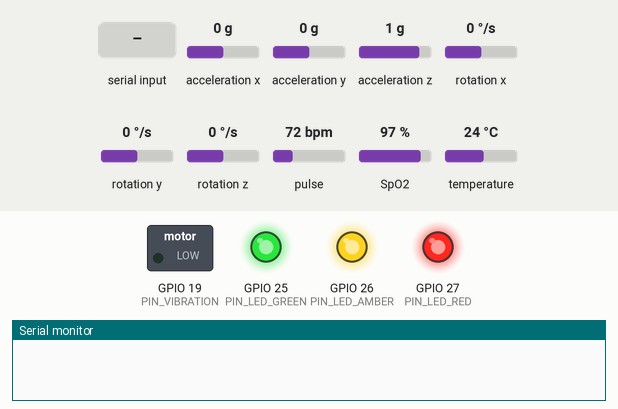
This sketch was run on a simulated ESP32. Parts: switched loads named in the sketch (green lamp = pin HIGH), output pins drawn as LEDs (lit = HIGH), the last lines printed to the serial monitor. Inputs (shaded band) come from the test bench; at power-on: acceleration x 0 g, acceleration y 0 g, acceleration z 1 g, rotation x 0 °/s, rotation y 0 °/s, rotation z 0 °/s, pulse 72 bpm, SpO2 97 %, temperature 24 °C.

Above: at 0.3 s.
At 1.9 s:
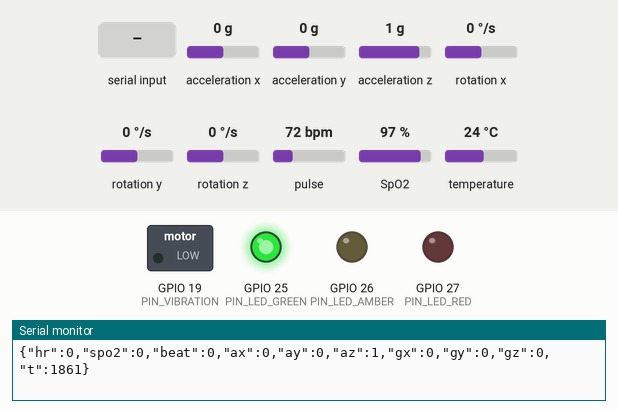
2.0 s: acceleration x set to -0.2 g
5.0 s: "PING\n" received over Serial
At 10.4 s:
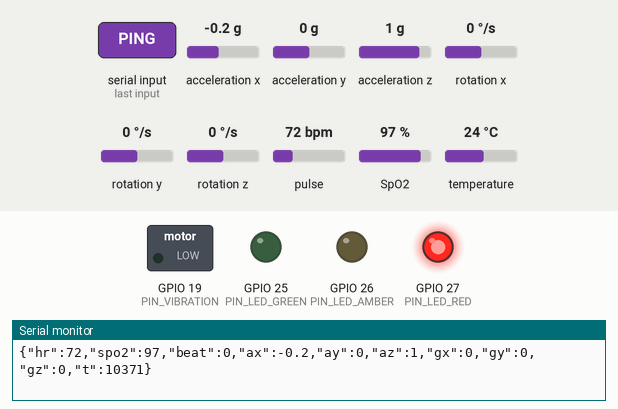
Timing chart, 0 to 11.9 s (numbered marks = the images above; inputs shaded):
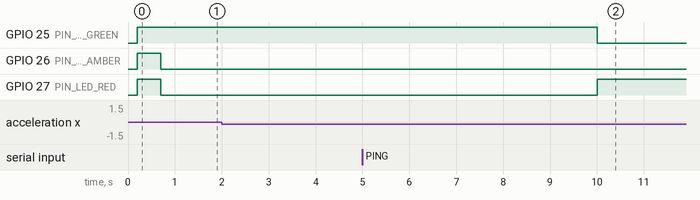

Measured:
- after the input at 5.0 s, GPIO 25 (PIN_LED_GREEN): HIGH → LOW after 5.0 s; GPIO 27 (PIN_LED_RED): LOW → HIGH after 5.0 s

The sketch:

esp32_sensor_node.ino
```cpp
/* ===========================================================================
 * Crane Operator Fatigue Monitor - cabin sensor node
 *
 * Target : ESP32 DevKit v1 (also builds for ESP8266 / Arduino Nano with the
 *          I2C pins changed)
 * Role   : read the MAX30100 pulse oximeter and the MPU6050 IMU, drive the
 *          local LED / buzzer / vibration annunciators, and stream one JSON
 *          line per sample to the edge unit over USB serial.
 *
 * Why a separate microcontroller rather than wiring the sensors straight to
 * the Raspberry Pi: the MAX30100 needs its beat interrupt serviced with tight
 * timing, and a Pi running OpenCV at 15 fps under Linux cannot guarantee that.
 * Putting the sampling on a dedicated MCU keeps the beat detection accurate
 * and leaves the Pi free for the vision pipeline.
 *
 * Wiring (ESP32 DevKit v1)
 *   MAX30100  SDA -> GPIO21    SCL -> GPIO22   VIN -> 3V3   GND -> GND
 *   MPU6050   SDA -> GPIO21    SCL -> GPIO22   VCC -> 3V3   GND -> GND
 *             (both share the I2C bus; addresses 0x57 and 0x68 do not clash)
 *   Buzzer         -> GPIO23   (through a 2N2222 if using a 12 mm piezo)
 *   Vibration motor-> GPIO19   (through a transistor + flyback diode)
 *   LED green      -> GPIO25   (each via a 220R resistor)
 *   LED yellow     -> GPIO26
 *   LED red        -> GPIO27
 *
 * Libraries (Arduino IDE -> Library Manager)
 *   "MAX30100lib"      by OXullo Intersecans
 *   "Adafruit MPU6050" + "Adafruit Unified Sensor"
 *   "ArduinoJson"      by Benoit Blanchon
 *
 * Serial protocol
 *   Up   (this node -> edge unit), one JSON object per line at 20 Hz:
 *     {"hr":72.4,"spo2":97.1,"beat":0,"ax":0.01,"ay":-0.03,"az":0.99,
 *      "gx":0.4,"gy":-1.1,"gz":0.2,"t":128374}
 *   Down (edge unit -> this node), one command per line:
 *     STATE:NORMAL | STATE:WARNING | STATE:CRITICAL | PING
 *
 * The edge unit works fine without this board - edge/sensors.py falls back to
 * simulation - so the vision half of the system can be demonstrated before the
 * hardware is assembled.
 * ===========================================================================
 */

#include <Wire.h>
#include <ArduinoJson.h>
#include "MAX30100_PulseOximeter.h"
#include <Adafruit_MPU6050.h>
#include <Adafruit_Sensor.h>

// ---------------------------------------------------------------- pin map
static const uint8_t PIN_BUZZER    = 23;
static const uint8_t PIN_VIBRATION = 19;
static const uint8_t PIN_LED_GREEN = 25;
static const uint8_t PIN_LED_AMBER = 26;
static const uint8_t PIN_LED_RED   = 27;

// ---------------------------------------------------------------- timing
static const uint32_t SAMPLE_PERIOD_MS = 50;    // 20 Hz telemetry
static const uint32_t LINK_TIMEOUT_MS  = 5000;  // edge unit considered gone

// ESP32 LEDC channel used to drive the piezo buzzer.
static const uint8_t  BUZZER_CHANNEL = 0;
static const uint16_t BUZZER_FREQ_WARN = 2000;
static const uint16_t BUZZER_FREQ_CRIT = 3200;

// ---------------------------------------------------------------- state
enum AlertState { STATE_NORMAL, STATE_WARNING, STATE_CRITICAL };

PulseOximeter pox;
Adafruit_MPU6050 mpu;

bool     mpuReady      = false;
bool     poxReady      = false;
bool     beatFlag      = false;      // set by the ISR-style callback
uint32_t lastSample    = 0;
uint32_t lastCommand   = 0;
uint32_t patternClock  = 0;
bool     patternOn     = false;
AlertState alertState  = STATE_NORMAL;

/* Called by the MAX30100 library on every detected beat. Keep it trivial -
 * the heavy lifting (RR intervals, HRV) happens on the edge unit, which has
 * floating point to spare. */
void onBeatDetected() {
  beatFlag = true;
}

// ------------------------------------------------------------- annunciators

void setLeds(bool green, bool amber, bool red) {
  digitalWrite(PIN_LED_GREEN, green);
  digitalWrite(PIN_LED_AMBER, amber);
  digitalWrite(PIN_LED_RED,   red);
}

void buzzerOn(uint16_t frequency, uint8_t dutyPercent) {
  ledcWriteTone(BUZZER_CHANNEL, frequency);
  ledcWrite(BUZZER_CHANNEL, map(dutyPercent, 0, 100, 0, 255));
}

void buzzerOff() {
  ledcWrite(BUZZER_CHANNEL, 0);
}

void applyAlertState() {
  switch (alertState) {
    case STATE_NORMAL:
      setLeds(true, false, false);
      buzzerOff();
      digitalWrite(PIN_VIBRATION, LOW);
      break;
    case STATE_WARNING:
      setLeds(false, true, false);
      digitalWrite(PIN_VIBRATION, LOW);
      break;
    case STATE_CRITICAL:
      setLeds(false, false, true);
      break;
  }
}

/* Non-blocking beep patterns. delay() must never be used here: it would stall
 * pox.update(), and the MAX30100 loses beat detection if it is not polled
 * continuously. */
void serviceAlertPattern(uint32_t now) {
  uint32_t onMs, offMs;
  switch (alertState) {
    case STATE_WARNING:  onMs = 180; offMs = 1200; break;
    case STATE_CRITICAL: onMs = 400; offMs = 200;  break;
    default:
      buzzerOff();
      return;
  }

  uint32_t interval = patternOn ? onMs : offMs;
  if (now - patternClock < interval) return;
  patternClock = now;
  patternOn = !patternOn;

  if (patternOn) {
    buzzerOn(alertState == STATE_CRITICAL ? BUZZER_FREQ_CRIT : BUZZER_FREQ_WARN,
             alertState == STATE_CRITICAL ? 50 : 22);
    if (alertState == STATE_CRITICAL) digitalWrite(PIN_VIBRATION, HIGH);
  } else {
    buzzerOff();
    digitalWrite(PIN_VIBRATION, LOW);
  }
}

// ---------------------------------------------------------------- downlink

void readCommands(uint32_t now) {
  while (Serial.available()) {
    String line = Serial.readStringUntil('\n');
    line.trim();
    if (line.length() == 0) continue;
    lastCommand = now;

    if (line == "PING") {
      Serial.println("{\"pong\":1}");
    } else if (line.startsWith("STATE:")) {
      String value = line.substring(6);
      if      (value == "NORMAL")   alertState = STATE_NORMAL;
      else if (value == "WARNING")  alertState = STATE_WARNING;
      else if (value == "CRITICAL") alertState = STATE_CRITICAL;
      patternClock = now;
      patternOn = false;
      applyAlertState();
    }
  }

  /* Fail safe: if the edge unit stops talking to us, the operator has no
   * monitoring at all. Hold the red LED so the loss is visible in the cabin
   * rather than failing silently to green. */
  if (lastCommand != 0 && (now - lastCommand) > LINK_TIMEOUT_MS
      && alertState == STATE_NORMAL) {
    setLeds(false, false, true);
  }
}

// ------------------------------------------------------------------- setup

void setup() {
  Serial.begin(115200);
  delay(200);

  pinMode(PIN_LED_GREEN, OUTPUT);
  pinMode(PIN_LED_AMBER, OUTPUT);
  pinMode(PIN_LED_RED,   OUTPUT);
  pinMode(PIN_VIBRATION, OUTPUT);

  ledcSetup(BUZZER_CHANNEL, BUZZER_FREQ_WARN, 8);
  ledcAttachPin(PIN_BUZZER, BUZZER_CHANNEL);
  buzzerOff();

  // Lamp test, so a dead LED is caught before the shift rather than during it.
  setLeds(true, true, true);
  delay(500);
  setLeds(false, false, false);

  Wire.begin(21, 22);

  if (mpu.begin()) {
    mpu.setAccelerometerRange(MPU6050_RANGE_4_G);
    mpu.setGyroRange(MPU6050_RANGE_500_DEG);
    // 21 Hz bandwidth: well above head-nod frequencies, far below the cabin
    // vibration that would otherwise dominate the signal on a working crane.
    mpu.setFilterBandwidth(MPU6050_BAND_21_HZ);
    mpuReady = true;
  }

  if (pox.begin()) {
    pox.setIRLedCurrent(MAX30100_LED_CURR_7_6MA);
    pox.setOnBeatDetectedCallback(onBeatDetected);
    poxReady = true;
  }

  StaticJsonDocument<128> boot;
  boot["boot"] = 1;
  boot["mpu6050"]  = mpuReady;
  boot["max30100"] = poxReady;
  serializeJson(boot, Serial);
  Serial.println();

  applyAlertState();
  lastSample = millis();
}

// -------------------------------------------------------------------- loop

void loop() {
  // Must run on every pass or beat detection degrades.
  if (poxReady) pox.update();

  uint32_t now = millis();
  readCommands(now);
  serviceAlertPattern(now);

  if (now - lastSample < SAMPLE_PERIOD_MS) return;
  lastSample = now;

  StaticJsonDocument<256> doc;

  if (poxReady) {
    doc["hr"]   = pox.getHeartRate();
    doc["spo2"] = pox.getSpO2();
  }
  doc["beat"] = beatFlag ? 1 : 0;
  beatFlag = false;

  if (mpuReady) {
    sensors_event_t accel, gyro, temp;
    mpu.getEvent(&accel, &gyro, &temp);
    // Report acceleration in g and rotation in deg/s, which is what
    // edge/sensors.py::tilt_from_accel expects.
    doc["ax"] = accel.acceleration.x / 9.80665f;
    doc["ay"] = accel.acceleration.y / 9.80665f;
    doc["az"] = accel.acceleration.z / 9.80665f;
    doc["gx"] = gyro.gyro.x * 57.2958f;
    doc["gy"] = gyro.gyro.y * 57.2958f;
    doc["gz"] = gyro.gyro.z * 57.2958f;
  }

  doc["t"] = now;

  serializeJson(doc, Serial);
  Serial.println();
}
```
